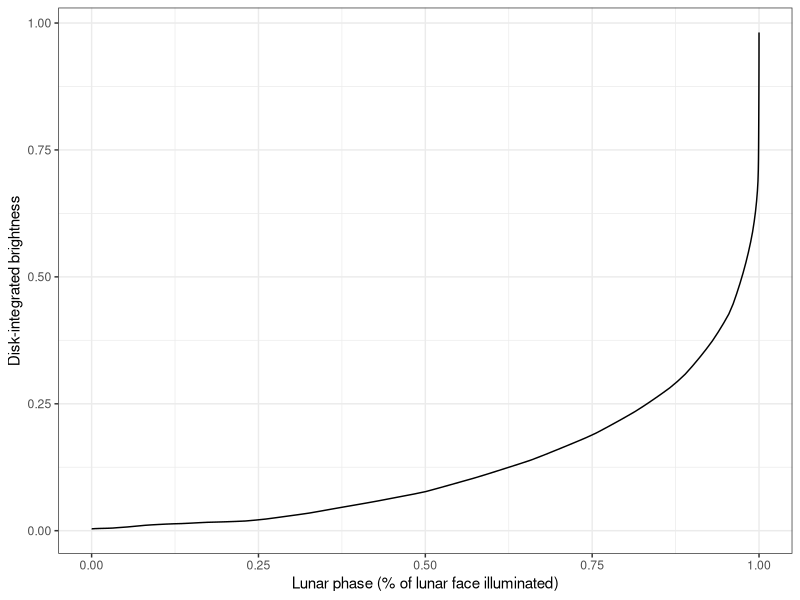

Write R code to recreate this figure.
library(tidyverse)

# Plotting moon phase vs disk brightness

#Data points
#phase angle in degrees
phaseAngle <- c(0.367186581,0.561328356,0.755753776,1.017911051,1.343778816,1.638020082,1.9321973,2.201542706,2.446200869,2.690859033,2.960111111,3.304228275,3.798169858,4.566540124,5.659518624,6.926950784,8.294080819,9.760921815,11.2775818,12.86918679,14.51056309,16.15193939,17.79332234,19.43470363,21.07608991,22.71746788,24.55846678,26.59940044,28.6403448,30.68133202,32.72256159,34.76382063,36.805081,38.84640163,40.88817885,42.93016095,44.97243897,47.01472501,49.05701374,51.09936005,53.14188578,55.18442088,57.22695599,59.2695018,61.3123181,63.35526696,65.39821581,67.44116333,69.48411219,71.52711193,73.57035938,75.61364299,77.65692793,79.7002102,81.74354871,83.78698764,85.8304172,87.87385613,89.91732854,91.961129,94.00502721,96.04892543,98.09282096,100.1367821,102.1807767,104.2247874,106.2687927,108.3127874,110.3568141,112.4010042,114.4452425,116.4894862,118.5337607,120.5781851,122.6226792,124.6673768,126.7121119,128.7568778,130.8016611,132.8463627,134.8910482,136.9357699,138.9805559,141.0253124,143.0700395,145.1147611,147.1594494,149.2040787,151.2487227,153.2933882,155.3381112,157.382853,159.4275827,161.4723968,163.517239,165.5620973,167.6069529,169.6517964,171.6966668,173.7414943,175.786378,177.8311961,179.5020253
)

#converting phase angle to % illuminated
discIlluminated <- (1+ cos(phaseAngle*pi/180))/2

#disc-integrated brighness
phaseBrightness <- c(0.981495601,0.957317682,0.93441936,0.911719223,0.887147319,0.864543232,0.841650203,0.819234668,0.797948808,0.776662948,0.753826384,0.731224944,0.709518906,0.688329272,0.669028531,0.649231859,0.629197232,0.608983672,0.588516023,0.568644051,0.54830288,0.52796171,0.50765056,0.487331904,0.467035764,0.446702099,0.426908396,0.409070349,0.391280626,0.373684202,0.357181123,0.340810937,0.324446792,0.308354473,0.294321992,0.281213721,0.269440419,0.25770336,0.245978382,0.234513149,0.223857355,0.213243844,0.202630334,0.192065148,0.18272016,0.17397319,0.165226219,0.156473208,0.147726238,0.139208809,0.131808889,0.124572064,0.11734128,0.110098415,0.103109254,0.096573137,0.089994736,0.083458618,0.077073516,0.072168356,0.067704159,0.063239962,0.058763683,0.054583393,0.050554118,0.04659733,0.042616379,0.038587104,0.034702802,0.031555452,0.028625563,0.025719836,0.022953043,0.020862794,0.019086656,0.018228687,0.017539854,0.016989954,0.016518582,0.015678735,0.0147664,0.014017161,0.013557871,0.012965687,0.01224061,0.011491371,0.010591118,0.009425079,0.008325486,0.007322543,0.006579345,0.005920715,0.005207719,0.004875281,0.004669694,0.004536595,0.004391414,0.004191868,0.004113134,0.003841101,0.003822773,0.003508456,0.003536722
)

ggplot()+
  geom_line(aes(x=discIlluminated,y=phaseBrightness))+
  xlab("Lunar phase (% of lunar face illuminated)")+
  ylab("Disk-integrated brightness")+
  theme_bw()

# formula for extinction coefficient
altitude <- 5000

extCoef <- 0.00000001*(altitude^2)-8*10^-5*altitude+0.2795

extCoef
  